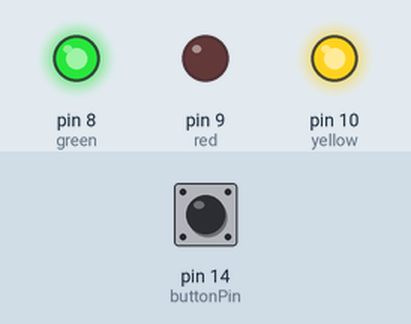
Bench run of a sketch on a simulated Arduino Uno, built with avr-gcc and run on an emulated ATmega328P. Parts: output pins drawn as LEDs (lit = HIGH). Inputs (shaded band) come from the test bench; at power-on: pin 14 (buttonPin) LOW.

Above: at 3.2 s.
3.3 s: pin 14 (buttonPin) pulled HIGH for 0.15 s
At 3.75 s:
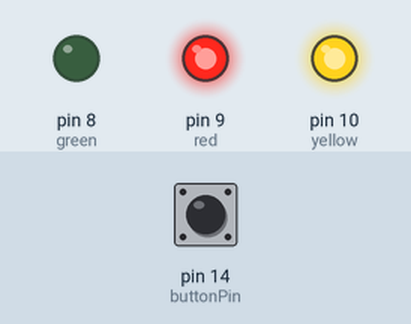
5.4 s: pin 14 (buttonPin) pulled HIGH for 3.2 s
At 9.3 s:
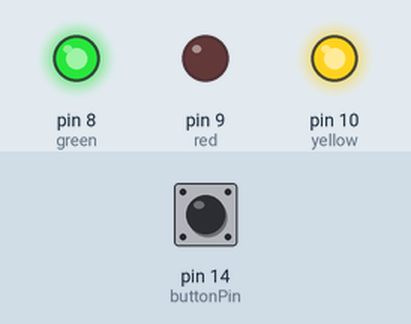
Timing chart, 0 to 10.8 s (numbered marks = the images above; inputs shaded):
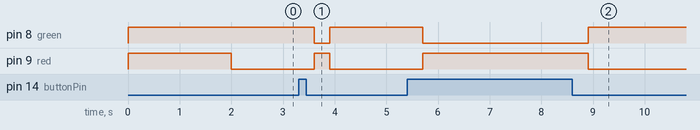

Measured:
- after the input at 3.3 s, pin 8 (green): HIGH → LOW after 0.30 s, → HIGH 0.30 s later; pin 9 (red): LOW → HIGH after 0.30 s, → LOW 0.30 s later
- after the input at 5.4 s, pin 8 (green): HIGH → LOW after 0.30 s, → HIGH 3.2 s later; pin 9 (red): LOW → HIGH after 0.30 s, → LOW 3.2 s later

The sketch:

WirelessEStopButton_NO_FEEDBACK_Button.pde
```cpp
// Wireless E-Stop Button

#include <NewSoftSerial.h>

// Use pin #2 as the RX and pin #3 as the TX
NewSoftSerial xb =  NewSoftSerial(2, 3);

/* Define states *** do not modify *******/
const char ESTOP = 'e';// activates Emergency Stop
const char EGO = 'g'; // deactivates Emergency Stop
//****************************************/

// Indicator LEDs
#define red 9
#define green 8
#define yellow 10
#define buttonPin 14

void setup(){
  xb.begin(9600);

  // Initialize LEDs
  pinMode(red,OUTPUT);
  pinMode(green,OUTPUT);
  pinMode(yellow,OUTPUT);

  digitalWrite(red,HIGH);
  digitalWrite(green,HIGH);
  digitalWrite(yellow,HIGH);
  delay(2000);
  digitalWrite(red,LOW);
  digitalWrite(green,LOW);
//  digitalWrite(yellow,LOW);

  //Button
  pinMode(buttonPin,INPUT);
}

void loop(){
  //Check Button State
  if (digitalRead(buttonPin) == HIGH){
    // Send STOP message
    for(int i = 0; i<3;i++){
      xb.print(ESTOP);
      delay(100);
    }
    // Turn red light ON
    digitalWrite(red,HIGH);
    digitalWrite(green,LOW);

    // Wait for button to be OFF
    while(digitalRead(buttonPin) == HIGH){
      //checkMsg();
      delay(100);
    }
    // Send GO message
    for(int i = 0; i<3;i++){
      xb.print(EGO);
      delay(100);
    }
  }
  else{
    // turn green light OFF
    digitalWrite(red,LOW);
    digitalWrite(green,HIGH);
  }
}
```
